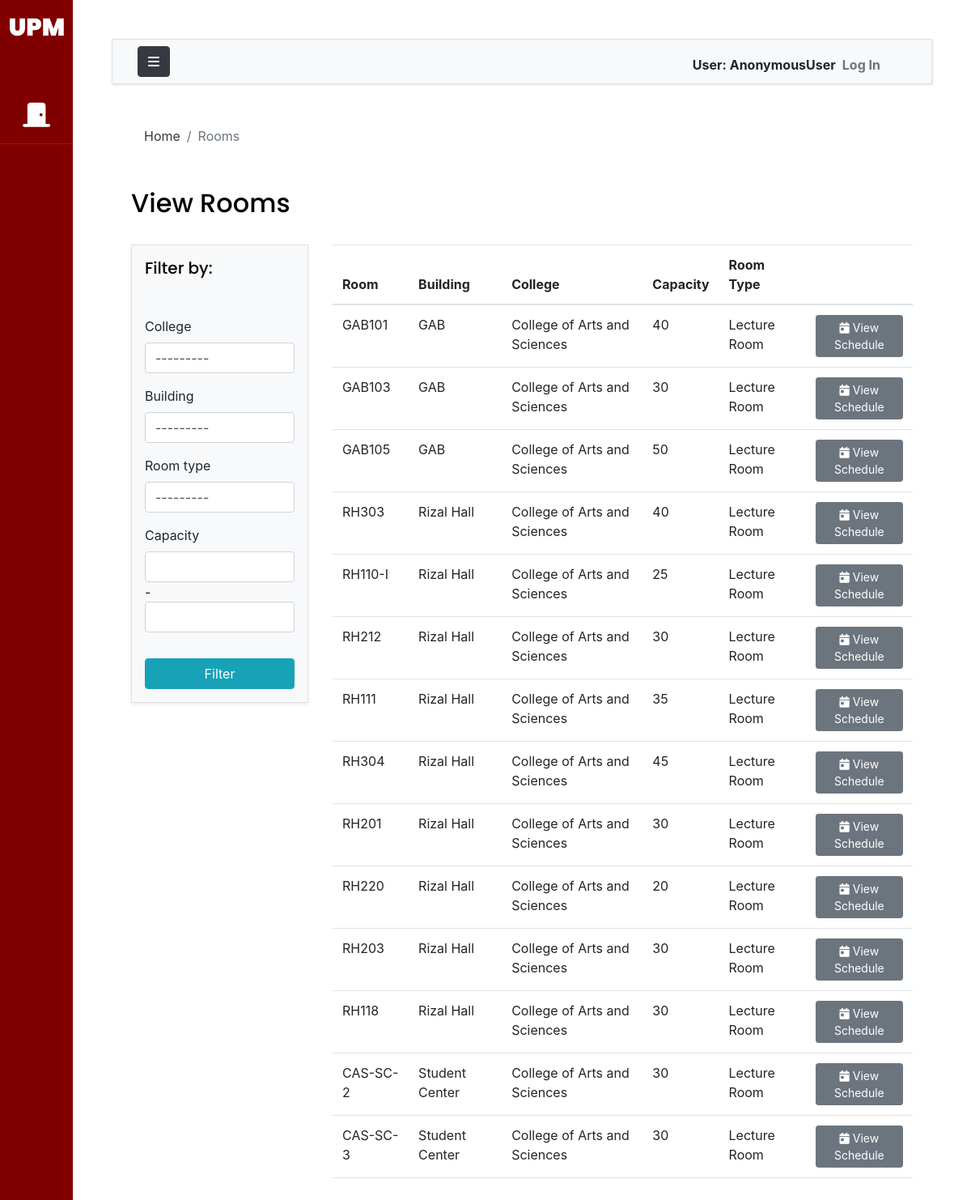
/rooms/, run on the app's committed database.
### UPM/models.py (models this page shows, shortened)
class Room(models.Model):
    name = models.CharField(max_length=300,null=True, unique=True)
    slug = models.SlugField(null=True)
    room_type =models.ForeignKey(RoomType,on_delete=models.CASCADE,null=True)
    college = models.ForeignKey(College,on_delete=models.CASCADE,null=True)
    building = models.ForeignKey(Building, on_delete=models.CASCADE, null=True)
    capacity = models.IntegerField()

class Building(models.Model):
    name = models.CharField(max_length=300,null=True)
    college = models.ForeignKey(College,on_delete=models.CASCADE,null=True)
    slug = models.SlugField(null=True)
    def __str__(self):
        return self.name

class College(models.Model):
    name = models.CharField(max_length=300,null=True)
    slug = models.SlugField(null=True)
    def __str__(self):
        return self.name

class RoomType(models.Model):
    name = models.CharField(max_length=300,null=True, unique=True)
    slug = models.SlugField(null=True)
    def __str__(self):
        return self.name

### UPM/views.py (the view)
# urls.py: path('rooms/',views.roomView,name='roomView'),
def roomView(request):
    rooms = Room.objects.all()
    rfilter= RoomFilter(request.GET,queryset=rooms)
    build = Building.objects.all()
    college = College.objects.all()
    rooms = rfilter.qs
    context={'rooms':rooms,'filter':rfilter,'building':build,'colleges':college}
    return render(request,'UPM/room-view.html',context)

### templates/UPM/room-view.html (shortened to what this page needs)
{% extends 'base.html' %}
{% load static %}
{% load crispy_forms_tags %}
{% block breadcrumb %}
<nav aria-label="breadcrumb">
  <ol class="breadcrumb mt-3 ms-4 bg-body">
    <li class="breadcrumb-item"><a href="{% url 'indexPage' %}" class="text-dark">Home</a></li>
    <li class="breadcrumb-item active" aria-current="page">Rooms</li>
  </ol>
</nav>
{% endblock breadcrumb %}
{% block content %}
<div class = "container-xl px-4 pb-2">
    <h2 class="py-4">View Rooms</h2>
    <div class = 'row h-100 '>
        <div class = "col-sm-3 vh-75 " >
            <div class = 'p-3 vh-75 shadow-sm border bg-light'>
                <h5 class='mb-5'>Filter by:</h5>
                <form method = "GET">
                    {{filter.form | crispy}}
                    <button class = "btn btn-info w-100 mt-3" type = 'submit'>Filter</button>
                </form>
            </div>
        </div>
        <div class = "col-sm-9 h-100 ">
            <table class="table">
                <thead>
                  <tr>
                    <th scope="col">Room</th>
                    <th scope="col">Building</th>
                    <th scope="col">College</th>
                    <th scope="col">Capacity</th>
                    <th scope="col">Room Type</th>
                    <th scope="col"></th>
                  </tr>
                </thead>
                <tbody>
                {% for room in rooms %}
                  <tr>
                    <td>{{room.name}}</td>
                    <td>{{room.building}}</td>
                    <td>{{room.college}}</td>
                    <td>{{room.capacity}}</td>
                    <td>{{room.room_type}}</td>
                    <td><a class='btn btn-secondary btn-sm' href = {% url 'calendarView' room.slug %}><i class="fa-solid fa-calendar-day"></i> View Schedule</a></td>
                  </tr>
                {% endfor %}
                </tbody>
              </table>
        </div>
    </div>
</div>
{% endblock content %}

### data on the page
Room: name "GAB101", building "GAB", college "College of Arts and Sciences", capacity "40", room_type "Lecture Room"
Room: name "GAB103", building "GAB", college "College of Arts and Sciences", capacity "30", room_type "Lecture Room"
Room: name "GAB105", building "GAB", college "College of Arts and Sciences", capacity "50", room_type "Lecture Room"
Room: name "RH303", building "Rizal Hall", college "College of Arts and Sciences", capacity "40", room_type "Lecture Room"
Room: name "RH110-I", building "Rizal Hall", college "College of Arts and Sciences", capacity "25", room_type "Lecture Room"
Room: name "RH212", building "Rizal Hall", college "College of Arts and Sciences", capacity "30", room_type "Lecture Room"
Room: name "RH111", building "Rizal Hall", college "College of Arts and Sciences", capacity "35", room_type "Lecture Room"
Room: name "RH304", building "Rizal Hall", college "College of Arts and Sciences", capacity "45", room_type "Lecture Room"
Room: name "RH201", building "Rizal Hall", college "College of Arts and Sciences", capacity "30", room_type "Lecture Room"
Room: name "RH220", building "Rizal Hall", college "College of Arts and Sciences", capacity "20", room_type "Lecture Room"
Room: name "RH203", building "Rizal Hall", college "College of Arts and Sciences", capacity "30", room_type "Lecture Room"
Room: name "RH118", building "Rizal Hall", college "College of Arts and Sciences", capacity "30", room_type "Lecture Room"
Room: name "CAS-SC-2", building "Student Center", college "College of Arts and Sciences", capacity "30", room_type "Lecture Room"
Room: name "CAS-SC-3", building "Student Center", college "College of Arts and Sciences", capacity "30", room_type "Lecture Room"

### other printed values
{{ request.user }} "AnonymousUser"
